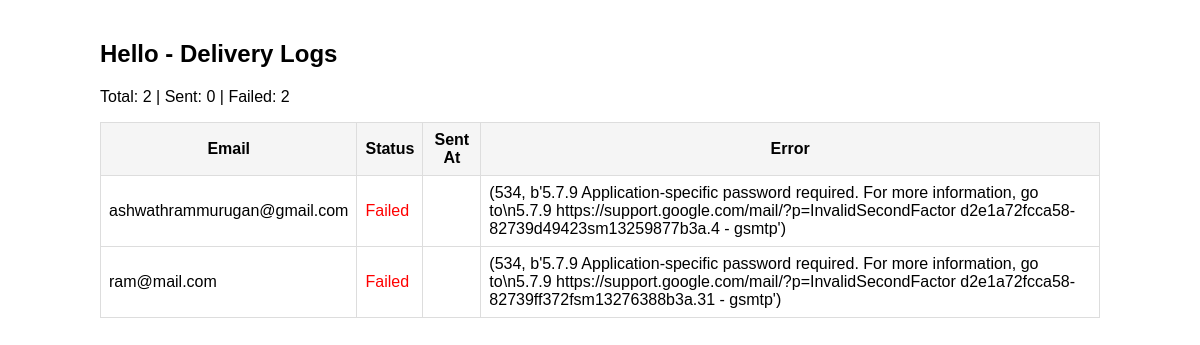
/3/, run on an earlier commit of the app's database.
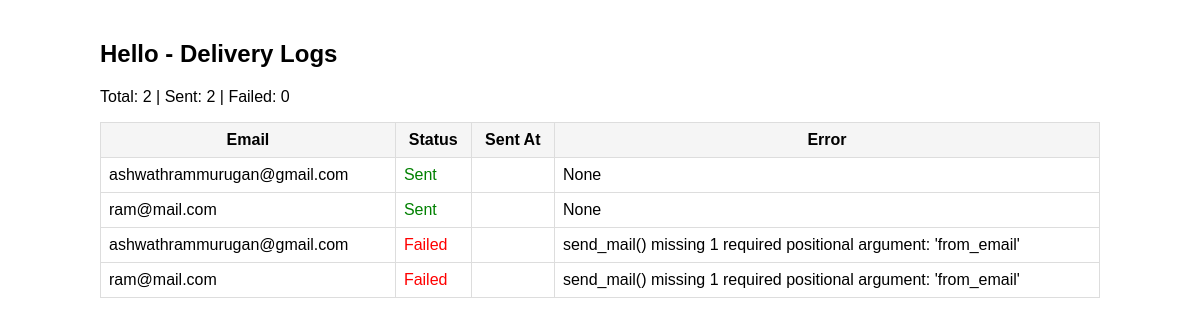
And on a later commit of the database.
### campaigns/models.py (models this page shows, shortened)
class Campaign(models.Model):
    STATUS = [("draft", "Draft"),("scheduled", "Scheduled"),("in_progress", "In Progress"),("completed", "Completed")]
    campaign_name = models.CharField(max_length=100)
    subject_line = models.CharField(max_length=100)
    email_content = models.TextField()
    scheduled_time = models.DateTimeField(null=True, blank=True)
    status = models.CharField(max_length=20, choices=STATUS,default="draft")
    total_recipients = models.IntegerField(default=0)
    sent_count = models.IntegerField(default=0)
    failed_count = models.IntegerField(default=0)
    is_active = models.BooleanField(default=True)
    created_at = models.DateTimeField(auto_now_add=True)
    class Meta:
        db_table = 'campaign'

class EmailLog(models.Model):
    STATUS_CHOICES = [("pending", "Pending"),("sent", "Sent"),("failed", "Failed")]
    campaign = models.ForeignKey(Campaign, on_delete=models.CASCADE)
    recipient_email = models.EmailField()
    status = models.CharField(max_length=20, choices=STATUS_CHOICES, default="pending")
    error_message = models.CharField(max_length=255, blank=True, null=True)
    created_at = models.DateTimeField(auto_now_add=True)
    class Meta:
        db_table = 'email_log'

### campaigns/views/dashboard.py (the view)
# urls.py: path("<int:campaign_id>/", campaign_detail, name="campaign_detail"),
def campaign_detail(request, campaign_id):
    try:
        campaign = Campaign.objects.get(id=campaign_id)
        logs = EmailLog.objects.filter(campaign=campaign).order_by("-created_at")
        return render(request, "campaign_detail.html", {"campaign": campaign,"logs": logs})
    except Exception as e:
        logger.exception("Exception {}".format(e.args))
        return render(request, "error.html", {"error": e.args})

### templates/campaign_detail.html (shortened to what this page needs)
<!DOCTYPE html>
<html>
<head>
</head>
<body>
<h2>{{ campaign.campaign_name }} - Delivery Logs</h2>
<p>
Total: {{ campaign.total_recipients }} |
Sent: {{ campaign.sent_count }} |
Failed: {{ campaign.failed_count }}
</p>
<table>
    <tr>
        <th>Email</th>
        <th>Status</th>
        <th>Sent At</th>
        <th>Error</th>
    </tr>
    {% for log in logs %}
    <tr>
        <td>{{ log.recipient_email }}</td>
        <td class="{{ log.status }}">{{ log.get_status_display }}</td>
        <td>{{ log.sent_at }}</td>
        <td>{{ log.error_message }}</td>
    </tr>
    {% endfor %}
</table>
</body>
</html>

### templates/campaign_detail.html (style rules this page uses)
body { font-family: Arial; max-width: 1000px; margin: 40px auto; }
table { width: 100%; border-collapse: collapse; }
th, td { border: 1px solid #ddd; padding: 8px; }
th { background-color: #f5f5f5; }
.sent { color: green; }
.failed { color: red; }

What changed in the data, as far as the page shows it:
removed EmailLog: recipient_email "ashwathrammurugan@gmail.com", status "Failed", error_message "(534, b'5.7.9 Application-specific password required. For more information, go to\\n5.7.9 https://support.google.com/mail/?p=InvalidSecondFactor d2e1a72fcca58-82739d49423sm13259877b3a.4 - gsmtp')"
removed EmailLog: recipient_email "ram@mail.com", status "Failed", error_message "(534, b'5.7.9 Application-specific password required. For more information, go to\\n5.7.9 https://support.google.com/mail/?p=InvalidSecondFactor d2e1a72fcca58-82739ff372fsm13276388b3a.31 - gsmtp')"
changed Campaign "Hello": sent_count "0" → "2"; failed_count "2" → "0"
added EmailLog: recipient_email "ashwathrammurugan@gmail.com", status "Sent", error_message "None"
added EmailLog: recipient_email "ram@mail.com", status "Sent", error_message "None"
added EmailLog: recipient_email "ashwathrammurugan@gmail.com", status "Failed", error_message "send_mail() missing 1 required positional argument: 'from_email'"
added EmailLog: recipient_email "ram@mail.com", status "Failed", error_message "send_mail() missing 1 required positional argument: 'from_email'"
